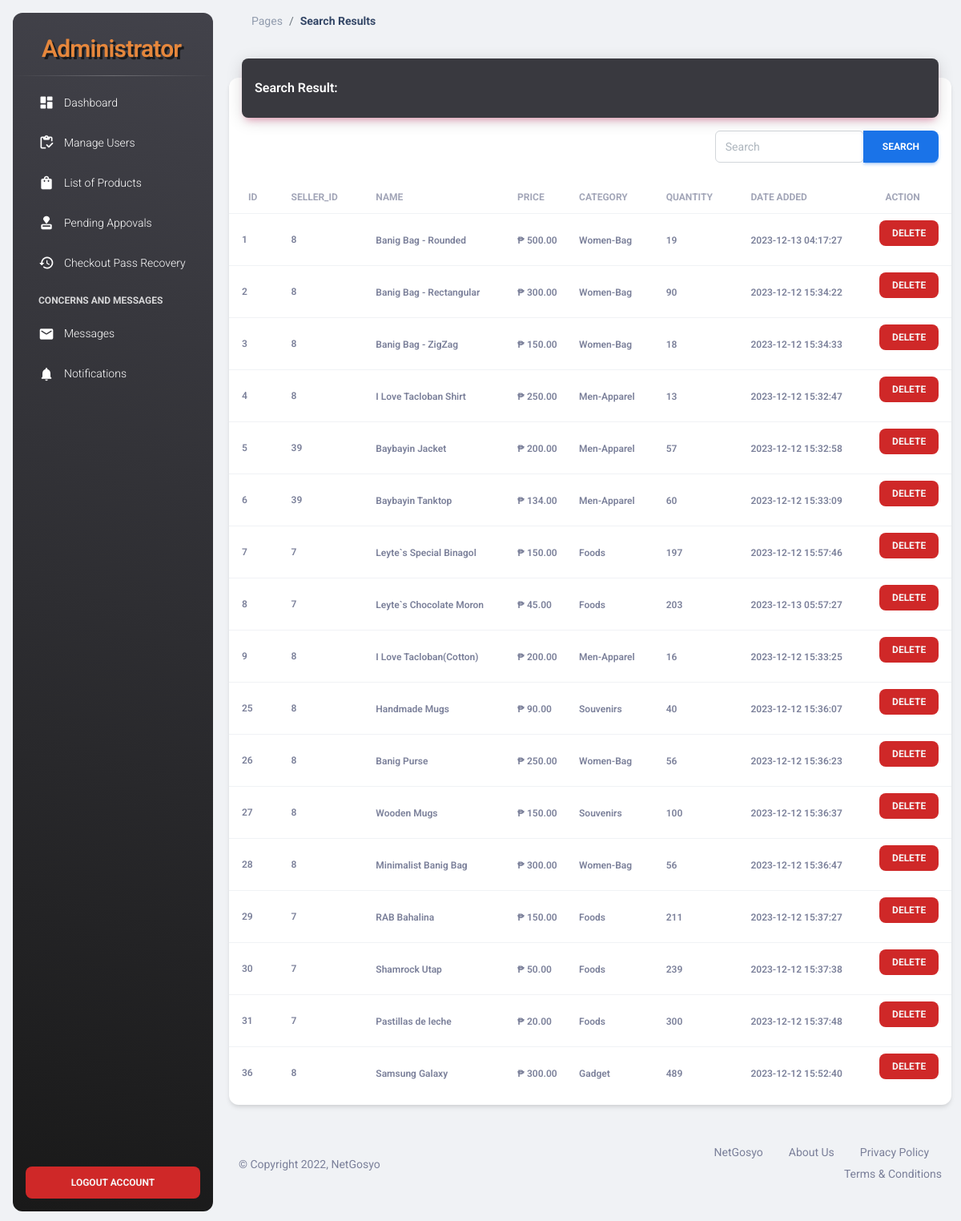
Page /NetGosyo-Admin/action-search-product.php (signed in) on the committed database.
### tables this page shows
CREATE TABLE `products` (
  `id` int(100) NOT NULL,
  `user_id` int(11) NOT NULL,
  `name` varchar(100) NOT NULL,
  `price` varchar(100) NOT NULL,
  `image` varchar(100) NOT NULL,
  `item_brand` varchar(100) NOT NULL,
  `quantity` int(100) NOT NULL,
  `description` varchar(5000) NOT NULL,
  `sales` int(100) NOT NULL,
  `prodweight` varchar(250) NOT NULL,
  `date_added` timestamp NOT NULL DEFAULT current_timestamp() ON UPDATE current_timestamp()
);

### NetGosyo-Admin/search-product.php (the view)
<?php
  include('header.php');
  ?>
<main class="main-content position-relative max-height-vh-100 h-100 border-radius-lg ">
    <nav class="navbar navbar-main navbar-expand-lg px-0 mx-4 shadow-none border-radius-xl" id="navbarBlur"
        data-scroll="true">
        <div class="container-fluid py-1 px-3">
            <nav aria-label="breadcrumb">
                <ol class="breadcrumb bg-transparent mb-0 pb-0 pt-1 px-0 me-sm-6 me-5">
                    <li class="breadcrumb-item text-sm"><a class="opacity-5 text-dark" href="javascript:;">Pages</a>
                    </li>
                    <li class="breadcrumb-item text-sm text-dark active" aria-current="page"><b>Search Results</b></li>
                </ol>
            </nav>
        </div>
    </nav>
    <div class="container-fluid py-4">
        <div class="row">
            <div class="col-12">
                <div class="card my-4">
                    <div class="card-header p-0 position-relative mt-n4 mx-3 z-index-2">
                        <div class="color-greyish-bg shadow-primary border-radius-lg pt-4 pb-3">
                            <h6 class="text-white text-capitalize ps-3">Search Result:</h6>
                        </div>
                    </div>
                    <div class="ms-md-auto pe-md-3 d-flex align-items-center pt-3 p-l-2">
                        <div class="input-group input-group-outline">
                            <form class="input-group input-group-outline" role="search" method="GET"
                                action="action-search-product.php">
                                <input class="form-control mr-sm-2" name="search-product" type="search"
                                    value="<?php echo isset($_GET['search-product']) ? $_GET['search-product'] : ''; ?>"
                                    placeholder="Search" aria-label="Search">
                                <button class="btn btn-info my-2 my-sm-0" type="submit">Search</button>
                            </form>
                        </div>
                    </div>
                    <div class="card-body px-0 pb-2">
                        <div class="table-responsive p-0">
                            <table class="table align-items-center justify-content-center mb-0">
                                <thead>
                                    <tr>
                                        <th class="text-uppercase text-secondary text-xs font-weight-bolder opacity-7">
                                            Id</th>
                                        <th
                                            class="text-uppercase text-secondary text-xs font-weight-bolder opacity-7 ps-2">
                                            Seller_Id</th>
                                        <th
                                            class="text-uppercase text-secondary text-xs font-weight-bolder opacity-7 ps-2">
                                            Name</th>
                                        <th
                                            class="text-uppercase text-secondary text-xs font-weight-bolder opacity-7 ps-2">
                                            Price</th>
                                        <th
                                            class="text-uppercase text-secondary text-xs font-weight-bolder opacity-7 ps-2">
                                            Category</th>
                                        <th
                                            class="text-uppercase text-secondary text-xs font-weight-bolder opacity-7 ps-2">
                                            Quantity</th>
                                        <th
                                            class="text-uppercase text-secondary text-xs font-weight-bolder opacity-7 ps-2">
                                            Date Added</th>
                                        <th
                                            class="text-uppercase text-secondary text-xs font-weight-bolder text-center opacity-7 ps-2">
                                            Action</th>
                                    </tr>
                                </thead>
                                <tbody>
                                    <?php
                                $search = isset($_GET['search-product']) ? $_GET['search-product'] : '';
                                $select_product = mysqli_query($conn, "SELECT * FROM `products` WHERE `name` LIKE '%{$search}%'") or die('query failed!');
                                $rows = mysqli_fetch_all($select_product, MYSQLI_ASSOC);
                                if (mysqli_num_rows($select_product) > 0) {
                                foreach ($rows as $fetch_product) {
                                ?>
                                    <tr>
                                        <td>
                                            <div class="d-flex px-2 py-1">
                                                <div class="d-flex flex-column justify-content-center">
                                                    <p class="text-xs font-weight-bold mb-0">
                                                        <?php echo $fetch_product['id'];?></p>
                                                </div>
                                            </div>
                                        </td>
                                        <td>
                                            <p class="text-xs font-weight-bold mb-0">
                                                <?php echo $fetch_product['user_id'];?></p>
                                        </td>
                                        <td>
                                            <span
                                                class="text-xs font-weight-bold"><?php echo $fetch_product['name'];?></span>
                                        </td>
                                        <td>
                                            <span class="text-xs font-weight-bold">₱
                                                <?php echo $fetch_product['price'];?>.00</span>
                                        </td>
                                        <td>
                                            <span
                                                class="text-xs font-weight-bold"><?php echo $fetch_product['item_brand'];?></span>
                                        </td>
                                        <td>
                                            <span
                                                class="text-xs font-weight-bold"><?php echo $fetch_product['quantity'];?></span>
                                        </td>
                                        <td>
                                            <span
                                                class="text-xs font-weight-bold"><?php echo $fetch_product['date_added'];?></span>
                                        </td>
                                        <td class="align-middle text-center">
                                            <a href="seller-action.php?deleteProduct=1&id=<?= $fetch_product['id'] ?>"
                                                onclick="return confirm('Are you sure do you want to Delete this Product?')"><button
                                                    type="button" class="btn button-remove btn-sm">Delete</button></a>
                                        </td>
                                    </tr>
                                    <?php
                                    };
                                        };
                                            ?>
                                </tbody>
                            </table>
                        </div>
                    </div>
                </div>
            </div>
        </div>
        <?php
  include('footer.php');
  ?>

### NetGosyo-Admin/assets/css/style.css (style rules this page uses)
.color-greyish-bg { background: #39393f; }
.text-white { color: #f6f6f6; }
.button-remove { background: #cf2828; color: #f6f6f6; }

### rows in the picture
products: id "1", user "8", name "Banig Bag - Rounded", price "500", item_brand "Women-Bag", quantity "19", date_added "2023-12-13 04:17:27"
products: id "2", user "8", name "Banig Bag - Rectangular", price "300", item_brand "Women-Bag", quantity "90", date_added "2023-12-12 15:34:22"
products: id "3", user "8", name "Banig Bag - ZigZag", price "150", item_brand "Women-Bag", quantity "18", date_added "2023-12-12 15:34:33"
products: id "4", user "8", name "I Love Tacloban Shirt", price "250", item_brand "Men-Apparel", quantity "13", date_added "2023-12-12 15:32:47"
products: id "5", user "39", name "Baybayin Jacket", price "200", item_brand "Men-Apparel", quantity "57", date_added "2023-12-12 15:32:58"
products: id "6", user "39", name "Baybayin Tanktop", price "134", item_brand "Men-Apparel", quantity "60", date_added "2023-12-12 15:33:09"
products: id "7", user "7", name "Leyte`s Special Binagol", price "150", item_brand "Foods", quantity "197", date_added "2023-12-12 15:57:46"
products: id "8", user "7", name "Leyte`s Chocolate Moron", price "45", item_brand "Foods", quantity "203", date_added "2023-12-13 05:57:27"
products: id "9", user "8", name "I Love Tacloban(Cotton)", price "200", item_brand "Men-Apparel", quantity "16", date_added "2023-12-12 15:33:25"
products: id "25", user "8", name "Handmade Mugs", price "90", item_brand "Souvenirs", quantity "40", date_added "2023-12-12 15:36:07"
products: id "26", user "8", name "Banig Purse", price "250", item_brand "Women-Bag", quantity "56", date_added "2023-12-12 15:36:23"
products: id "27", user "8", name "Wooden Mugs", price "150", item_brand "Souvenirs", quantity "100", date_added "2023-12-12 15:36:37"
products: id "28", user "8", name "Minimalist Banig Bag", price "300", item_brand "Women-Bag", quantity "56", date_added "2023-12-12 15:36:47"
products: id "29", user "7", name "RAB Bahalina", price "150", item_brand "Foods", quantity "211", date_added "2023-12-12 15:37:27"
products: id "30", user "7", name "Shamrock Utap", price "50", item_brand "Foods", quantity "239", date_added "2023-12-12 15:37:38"
products: id "31", user "7", name "Pastillas de leche", price "20", item_brand "Foods", quantity "300", date_added "2023-12-12 15:37:48"
products: id "36", user "8", name "Samsung Galaxy", price "300", item_brand "Gadget", quantity "489", date_added "2023-12-12 15:52:40"
